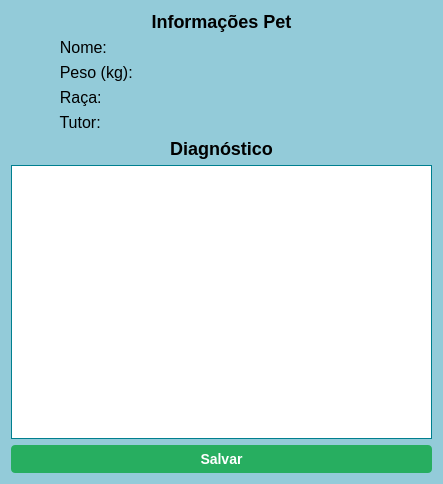
<?xml version="1.0" encoding="UTF-8"?>
<ui version="4.0">
 <class>Form</class>
 <widget class="QWidget" name="Form">
  <property name="geometry">
   <rect>
    <x>0</x>
    <y>0</y>
    <width>443</width>
    <height>484</height>
   </rect>
  </property>
  <property name="windowTitle">
   <string>Tela Veterinário - Realizar Diagnóstico</string>
  </property>
  <property name="styleSheet">
   <string notr="true">background-color: #93cbd9;</string>
  </property>
  <layout class="QVBoxLayout" name="verticalLayout">
   <item>
    <widget class="QLabel" name="label_2">
     <property name="styleSheet">
      <string notr="true">    font-family: &quot;Arial&quot;, sans-serif;
    font-size: 18px;
	font-weight: bold;</string>
     </property>
     <property name="text">
      <string>Informações Pet</string>
     </property>
     <property name="alignment">
      <set>Qt::AlignCenter</set>
     </property>
    </widget>
   </item>
   <item>
    <layout class="QFormLayout" name="formLayout">
     <item row="0" column="0">
      <widget class="QLabel" name="formNome">
       <property name="styleSheet">
        <string notr="true">    font-family: &quot;Arial&quot;, sans-serif;
    font-size: 16px;</string>
       </property>
       <property name="text">
        <string>           Nome:</string>
       </property>
      </widget>
     </item>
     <item row="0" column="1">
      <widget class="QLabel" name="labelNome">
       <property name="styleSheet">
        <string notr="true">    font-family: &quot;Arial&quot;, sans-serif;
    font-size: 16px;</string>
       </property>
       <property name="text">
        <string/>
       </property>
       <property name="scaledContents">
        <bool>false</bool>
       </property>
       <property name="wordWrap">
        <bool>false</bool>
       </property>
      </widget>
     </item>
     <item row="1" column="0">
      <widget class="QLabel" name="formPeso">
       <property name="styleSheet">
        <string notr="true">    font-family: &quot;Arial&quot;, sans-serif;
    font-size: 16px;</string>
       </property>
       <property name="text">
        <string>           Peso (kg):</string>
       </property>
      </widget>
     </item>
     <item row="1" column="1">
      <widget class="QLabel" name="labelPeso">
       <property name="styleSheet">
        <string notr="true">    font-family: &quot;Arial&quot;, sans-serif;
    font-size: 16px;</string>
       </property>
       <property name="text">
        <string/>
       </property>
      </widget>
     </item>
     <item row="2" column="0">
      <widget class="QLabel" name="formRaca">
       <property name="styleSheet">
        <string notr="true">    font-family: &quot;Arial&quot;, sans-serif;
    font-size: 16px;</string>
       </property>
       <property name="text">
        <string>           Raça:</string>
       </property>
      </widget>
     </item>
     <item row="2" column="1">
      <widget class="QLabel" name="labelRaca">
       <property name="styleSheet">
        <string notr="true">    font-family: &quot;Arial&quot;, sans-serif;
    font-size: 16px;</string>
       </property>
       <property name="text">
        <string/>
       </property>
      </widget>
     </item>
     <item row="3" column="0">
      <widget class="QLabel" name="formTutor">
       <property name="styleSheet">
        <string notr="true">    font-family: &quot;Arial&quot;, sans-serif;
    font-size: 16px;</string>
       </property>
       <property name="text">
        <string>           Tutor:</string>
       </property>
      </widget>
     </item>
     <item row="3" column="1">
      <widget class="QLabel" name="labelTutor">
       <property name="styleSheet">
        <string notr="true">    font-family: &quot;Arial&quot;, sans-serif;
    font-size: 16px;</string>
       </property>
       <property name="text">
        <string/>
       </property>
      </widget>
     </item>
    </layout>
   </item>
   <item>
    <widget class="QLabel" name="label_3">
     <property name="styleSheet">
      <string notr="true">    font-family: &quot;Arial&quot;, sans-serif;
    font-size: 18px;
	font-weight: bold;</string>
     </property>
     <property name="text">
      <string>Diagnóstico</string>
     </property>
     <property name="alignment">
      <set>Qt::AlignCenter</set>
     </property>
    </widget>
   </item>
   <item>
    <widget class="QTextEdit" name="textEdit">
     <property name="styleSheet">
      <string notr="true">    background-color: white;
    color: black;
    padding: 4px;
    font-size: 16px; 
    font-weight: bold;
    border: 1px solid #007f8f;</string>
     </property>
    </widget>
   </item>
   <item>
    <widget class="QPushButton" name="salvarBTN">
     <property name="styleSheet">
      <string notr="true">QPushButton {
    background-color: #27ae60;
    color: white;
    border-radius: 4px;
    border: none;
    padding: 6px 12px;
    font-family: &quot;Arial&quot;, sans-serif;
    font-size: 14px;
    font-weight: bold;
}
QPushButton:hover {
    background-color: #219150;
}
</string>
     </property>
     <property name="text">
      <string>Salvar</string>
     </property>
    </widget>
   </item>
  </layout>
 </widget>
 <resources/>
 <connections/>
</ui>
